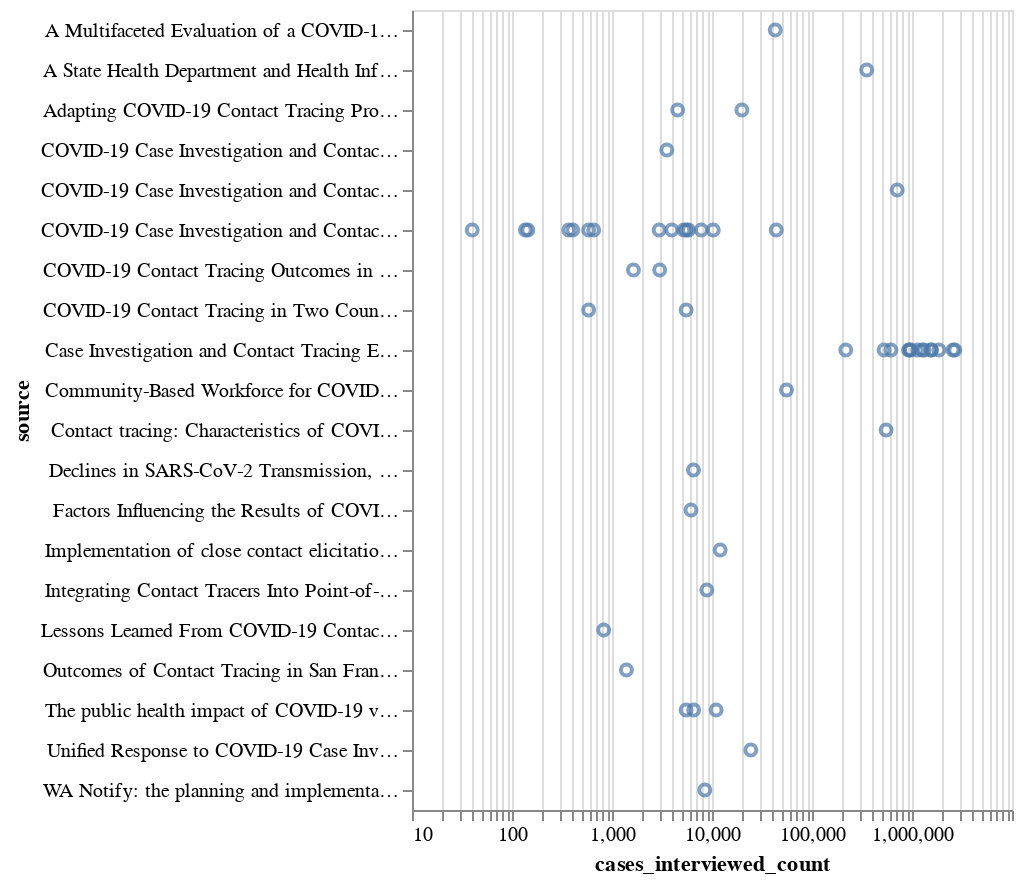

Notebook code cell kept with this figure:
### Code cell
alt.Chart(df).mark_point().encode(
    alt.X("cases_interviewed_count:Q",  scale=alt.Scale(type='log')),
    alt.Y("source:N")
)
